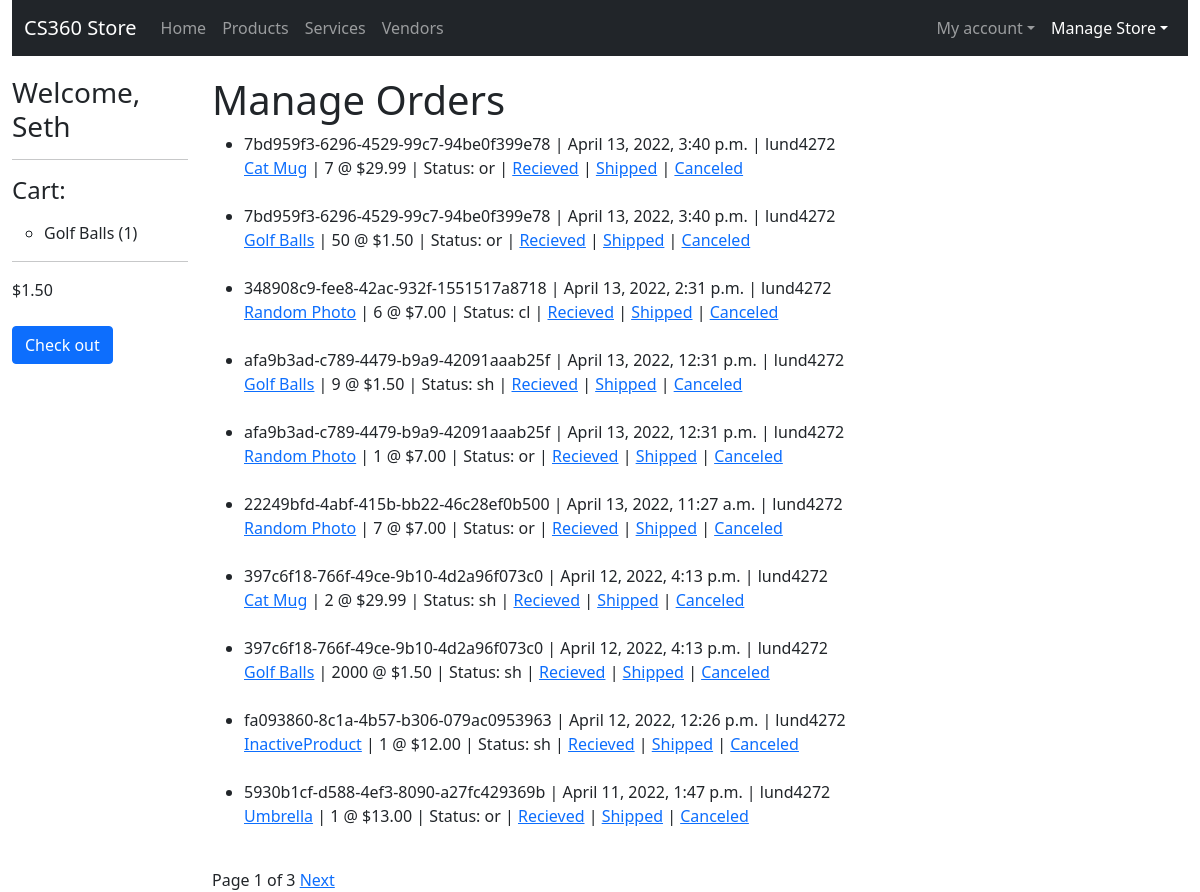
Screenshot of /store/manage-product-orders/ (signed in) with the database file from the repository.
### storeApp/models.py (models this page shows, shortened)
class CartProduct(models.Model):
    id = models.UUIDField(primary_key=True, default=uuid.uuid4, help_text="Unique ID for this product in cart", editable=False)
    cart = models.ForeignKey(Cart, on_delete=models.CASCADE,)
    product = models.ForeignKey(ProductListing, on_delete=models.RESTRICT)
    quantity = models.IntegerField(default=0, validators=[MaxValueValidator(9999)])

class ProductListing(models.Model):
    id = models.UUIDField(primary_key=True, default=uuid.uuid4, help_text="Unique ID for this particular order", editable=False)
    active = models.BooleanField(default=True)
    name = models.CharField(max_length=200, help_text="Enter a name for your product.")
    imageURL = models.URLField(max_length=200, help_text="Enter image URL", default="https://picsum.photos/400/300")
    price = models.DecimalField(decimal_places=2, max_digits=7) # allows max price of $99,999.99
    description = models.TextField()
    quantity_available = models.IntegerField(help_text="How many are available? Leave blank if unlimited.", null=True, blank=True)
    restockDate = models.DateField(help_text="Leave blank if N/A",null=True, blank=True)
    vendor = models.ForeignKey(Vendor, on_delete=models.RESTRICT)
    tags = models.ManyToManyField(ProductTag, blank=True)
    def get_absolute_url(self):
        return reverse('product-detail', args=[str(self.id)])
    def list_tags(self):
        return ', '.join(tag.name for tag in self.tags.all()[:3])
    list_tags.short_description = 'Tags'
    class Meta:
        permissions = (("can_set_active", "Set product as active"),)

class Cart(models.Model):
    id = models.UUIDField(primary_key=True, default=uuid.uuid4, help_text="Unique ID for this user's cart", editable=False)
    user = models.OneToOneField(User, on_delete=models.CASCADE, null=False)
    subtotal = models.DecimalField(decimal_places=2, max_digits=7, default=0)

class InvoiceProduct(models.Model):
    id = models.UUIDField(primary_key=True, default=uuid.uuid4, help_text="Unique ID for this product listing", editable=False)
    invoice = models.ForeignKey(Invoice, on_delete=models.CASCADE,)
    product = models.ForeignKey(ProductListing, on_delete=models.RESTRICT)
    vendor = models.ForeignKey(Vendor, on_delete=models.RESTRICT, blank=True)
    unit_price = models.DecimalField(decimal_places=2, max_digits=7, default=0)
    quantity_ordered = models.IntegerField(default=0, validators=[MaxValueValidator(9999)])
    ORDER_STATUS = (
        ('or', 'Order Received'),
        ('cl', 'Canceled'),
        ('sh', 'Shipped'),
    )
    status = models.CharField(
        max_length=2,
        choices=ORDER_STATUS,
        blank=True,
        default='or',
        help_text='Order Status',
    )

class Invoice(models.Model):
    id = models.UUIDField(primary_key=True, default=uuid.uuid4, help_text="Unique ID for this particular order", editable=False)
    purchaser = models.ForeignKey(User, on_delete=models.SET_NULL, null=True)
    date_placed = models.DateTimeField(default=datetime.now, blank=True)
    total_payment = models.DecimalField(decimal_places=2, max_digits=7, default=0)
    def __str__(self):
        return str(self.id)

### storeApp/views.py (the view)
# urls.py: path('manage-product-orders/', views.ManageProductOrdersView.as_view(), name='manage-product-orders'),
class ManageProductOrdersView(PermissionRequiredMixin, generic.ListView):
    model = InvoiceProduct
    template_name = 'storeApp/vendors/manage_product_orders.html'
    permission_required = 'storeApp.can_set_active'
    paginate_by = 10
    def get_queryset(self):
        return InvoiceProduct.objects.filter(vendor=self.request.user.vendor).order_by('-invoice__date_placed', 'invoice__purchaser')

### storeApp/templates/storeApp/vendors/manage_product_orders.html (shortened to what this page needs)
{% extends "base_generic.html" %}
{% block content %}
    <h1>Manage Orders</h1>
    <ul>
    {% if invoiceproduct_list %}
        {% for iproduct in invoiceproduct_list %}
            <li>{{ iproduct.invoice }} | {{ iproduct.invoice.date_placed }} | {{ iproduct.invoice.purchaser }}<br/><a href="{{ iproduct.product.get_absolute_url }}">{{ iproduct.product.name }}</a> | {{ iproduct.quantity_ordered }} @ ${{ iproduct.unit_price }} | Status: {{ iproduct.status }} | <a href="{% url 'change-product-order-status' ipID=iproduct.id status='or' %}">Recieved</a> | <a href="{% url 'change-product-order-status' ipID=iproduct.id status='sh' %}">Shipped</a> | <a href="{% url 'change-product-order-status' ipID=iproduct.id status='cl' %}">Canceled</a></li><br/>
        {% endfor %}
    {% endif %}
</ul>
{% endblock content %}

### storeApp/templates/base_generic.html (shortened to what this page needs)
<!DOCTYPE html>
<html lang="en">
<head>
  <link href="https://cdn.jsdelivr.net/npm/bootstrap@5.0.2/dist/css/bootstrap.min.css" rel="stylesheet">
  {% load static %}
  <link rel="stylesheet" href="{% static 'css/styles.css' %}">
</head>
<body>
  <div class="container-fluid">
    <nav class="navbar navbar-expand-md navbar-dark bg-dark" aria-label="Fourth navbar example">
      <div class="container-fluid">
        <a class="navbar-brand" href="{% url 'index' %}">CS360 Store</a>
        <div class="collapse navbar-collapse" id="navbarsExample04">
          <ul class="navbar-nav me-auto mb-2 mb-md-0">
            <li class="nav-item"><a class="nav-link {% if request.resolver_match.url_name == 'index' %}active{% endif %}" href="{% url 'index' %}">Home</a></li>
            <li class="nav-item"><a class="nav-link {% if request.resolver_match.url_name == 'products' %}active{% endif %}" href="{% url 'products' %}">Products</a></li>
            <li class="nav-item"><a class="nav-link {% if request.resolver_match.url_name == 'services' %}active{% endif %}" href="{% url 'services' %}">Services</a></li>
            <li class="nav-item"><a class="nav-link {% if request.resolver_match.url_name == 'vendors' %}active{% endif %}" href="{% url 'vendors' %}">Vendors</a></li>
          </ul>
          <ul class="navbar-nav">
            {% if user.is_authenticated %}
            <li class="nav-item dropdown">
              <a class="nav-link dropdown-toggle " href="#" id="dropdown04" data-bs-toggle="dropdown" aria-expanded="false">My account</a>
            </li>
            {% else %}
            <li class="nav-item"><a class="nav-link" href="{% url 'login' %}">Log in</a></li>
            {% endif %}
            {% if perms.storeApp.can_set_active %}
            <li class="nav-item dropdown">
              <a class="nav-link dropdown-toggle {% if request.resolver_match.url_name == 'manage-products' or request.resolver_match.url_name == 'manage-services' or request.resolver_match.url_name == 'manage-product-orders' or request.resolver_match.url_name == 'manage-service-orders' %}active{% endif %}" href="#" id="dropdown05" data-bs-toggle="dropdown" aria-expanded="false">Manage Store</a>
            </li>
            {% endif %}
          </ul>
        </div>
      </div>
    </nav>
    <div class="row">
      <div class="col-sm-2">
      {% block sidebar %}
        <ul class="sidebar-nav">
          {% if user.is_authenticated %}
          <h3>Welcome, {{ user.first_name }}</h3>
          {% endif %}
          {% if user.cart.cartproduct_set.all or user.cart.cartservice_set.all %}
          <hr/>
          <h4 class="mb-3">Cart:</h4>
          {% else %}
          <p>Add something to your cart to get started!</p>
          {% endif %}
          {% if user.cart.cartproduct_set.all %}
            <ul>
              {% for cproduct in  user.cart.cartproduct_set.all %}
              <li>{{ cproduct.product.name }} ({{ cproduct.quantity }})</li>
              {% endfor %}
            </ul>
            <hr/>
            <p>${{ user.cart.subtotal }}</p>
            <a class="btn btn-primary mt-2" href="{% url 'my-cart' %}">Check out</a>
          {% endif %}
     {% endblock %}
      </div>
      <div class="col-sm-10 ">{% block content %}{% endblock %}{% block pagination %} {% if is_paginated %}
        <div class="pagination">
          <span class="page-links">
            <span class="page-current">
              Page {{ page_obj.number }} of {{ page_obj.paginator.num_pages }}
            </span>
            {% if page_obj.has_next %}
            <a href="{{ request.path }}?page={{page_obj.next_page_number }}"
              >Next</a
            >
            {% endif %}
          </span>
        </div>
        {% endif %} {% endblock %}</div>
    </div>
  </div>
</body>
</html>

### storeApp/static/css/styles.css (style rules this page uses)
.sidebar-nav { margin-top: 20px; padding: 0; list-style: none; }
h1 { margin-top: 20px; }

### rows the page displays
CartProduct: product.name "Golf Balls", quantity "1"
InvoiceProduct: invoice "7bd959f3-6296-4529-99c7-94be0f399e78", invoice.date_placed "April 13, 2022, 3:40 p.m.", invoice.purchaser "lund4272", product.name "Cat Mug", quantity_ordered "7", unit_price "29.99", status "or"
InvoiceProduct: invoice "7bd959f3-6296-4529-99c7-94be0f399e78", invoice.date_placed "April 13, 2022, 3:40 p.m.", invoice.purchaser "lund4272", product.name "Golf Balls", quantity_ordered "50", unit_price "1.50", status "or"
InvoiceProduct: invoice "348908c9-fee8-42ac-932f-1551517a8718", invoice.date_placed "April 13, 2022, 2:31 p.m.", invoice.purchaser "lund4272", product.name "Random Photo", quantity_ordered "6", unit_price "7.00", status "cl"
InvoiceProduct: invoice "afa9b3ad-c789-4479-b9a9-42091aaab25f", invoice.date_placed "April 13, 2022, 12:31 p.m.", invoice.purchaser "lund4272", product.name "Golf Balls", quantity_ordered "9", unit_price "1.50", status "sh"
InvoiceProduct: invoice "afa9b3ad-c789-4479-b9a9-42091aaab25f", invoice.date_placed "April 13, 2022, 12:31 p.m.", invoice.purchaser "lund4272", product.name "Random Photo", quantity_ordered "1", unit_price "7.00", status "or"
InvoiceProduct: invoice "22249bfd-4abf-415b-bb22-46c28ef0b500", invoice.date_placed "April 13, 2022, 11:27 a.m.", invoice.purchaser "lund4272", product.name "Random Photo", quantity_ordered "7", unit_price "7.00", status "or"
InvoiceProduct: invoice "397c6f18-766f-49ce-9b10-4d2a96f073c0", invoice.date_placed "April 12, 2022, 4:13 p.m.", invoice.purchaser "lund4272", product.name "Cat Mug", quantity_ordered "2", unit_price "29.99", status "sh"
InvoiceProduct: invoice "397c6f18-766f-49ce-9b10-4d2a96f073c0", invoice.date_placed "April 12, 2022, 4:13 p.m.", invoice.purchaser "lund4272", product.name "Golf Balls", quantity_ordered "2000", unit_price "1.50", status "sh"
InvoiceProduct: invoice "fa093860-8c1a-4b57-b306-079ac0953963", invoice.date_placed "April 12, 2022, 12:26 p.m.", invoice.purchaser "lund4272", product.name "InactiveProduct", quantity_ordered "1", unit_price "12.00", status "sh"
InvoiceProduct: invoice "5930b1cf-d588-4ef3-8090-a27fc429369b", invoice.date_placed "April 11, 2022, 1:47 p.m.", invoice.purchaser "lund4272", product.name "Umbrella", quantity_ordered "1", unit_price "13.00", status "or"

### other values shown
{{ user.first_name }} "Seth"
{{ user.cart.subtotal }} "1.50"
{{ page_obj.number }} "1"
{{ page_obj.paginator.num_pages }} "3"
